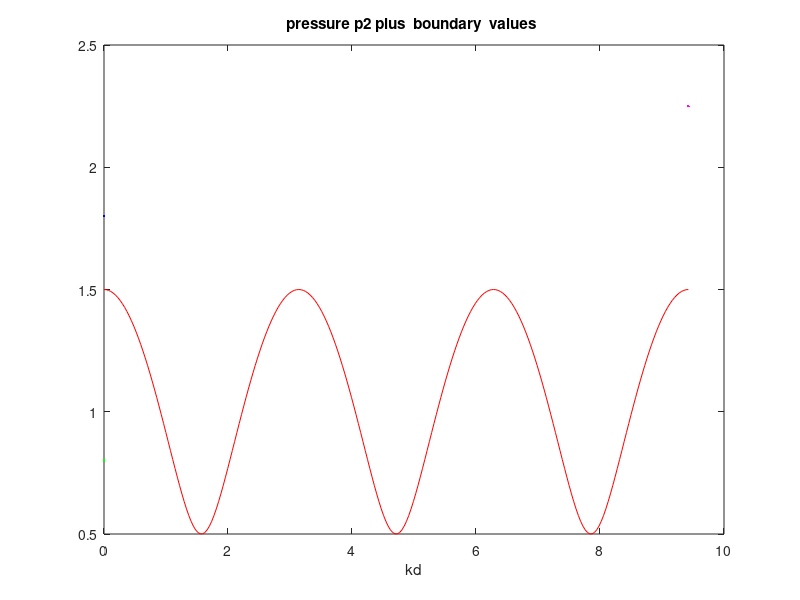
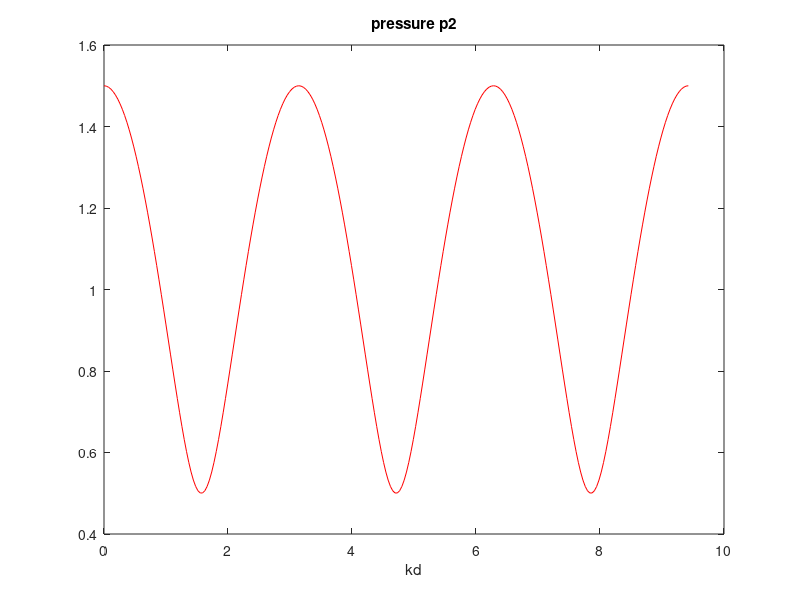

The MATLAB source for these figures, in order:
%  layer1.m                   T.L.Szabo    Version 2 January 2015          
% calculates pressure levels in and on boundaries  of  a layer 
% two semi-infinite media with impedances  z1 and z3 bound a layer with
%  an impedance z3 ata  frequency fc (Hz)
% T. L. Szabo February 2018  tlszabo@bu.edu
close all
clear

% scanning parameters
centerFrequency=5.e6;  % center frequency

% physical properties of layer 2
speedSound=3.e3;    % layer sound speed  (m/s) in the 2nd layer
layerThickness=9.0e-4;  % layer length  (m)

% simulation setting
nt=256;               %  number of time points
f0=speedSound/(2*layerThickness); % resonance frequency (MHz)

%  loading conditions / acoustic impedance
Z1=1.e6;     % line impedance (Rayls) of 1st layer
Z2=3.e6;     % line impedance (Rayls) of 2nd layer
Z3=9.e6;     % load impedance (Rayls) of 3rd layer

% discrete thickness (dd) representation of layer 2 by nt(256) number of points.
del = layerThickness/(nt-1);
dd = del*(0:nt-1);

% Angular Wavenumber
k = 2*pi*centerFrequency/speedSound; % unit: rad/m
% Wavelength
lambda = speedSound/centerFrequency; % unit: m

k2d = k*dd;     % distance from end to front (medium 3 to medium 1)

rf3 = (Z3-Z2)/(Z3+Z2);
tf3 = 2*Z3/(Z3+Z2);

p2 = exp(1i*k2d)+rf3.*exp(-1i*k2d);   % pressure in layer
u2 = exp(1i*k2d)-rf3.*exp(-1i*k2d);   %  particle  velocity in layer

zin2=Z2*p2./u2;
p1r=(zin2-Z1*ones(size(dd)))./(zin2+Z1*ones(size(dd)));  % reflected in 1
p2t=2*zin2./(zin2+Z1*ones(size(dd)));  % transmitted into 2 
p1r0=p1r(nt);           % reflected in 1 at z=0
p2t0=p2t(nt);           % transmitted into 2 at z=0
p3td=p2(1)*tf3;         % transmitted into 3 at z=d

dlambda=layerThickness/lambda;        %  layer thickness in wavelengths



% Forward
dd_forward = dd(end:-1:1);
k2d2= k*dd_forward; % distance from front to end: 1 to 3

pressure = abs(p2);

figure;               %  plot results
plot(k2d2,pressure,'r',0,abs(p1r0),'g',0,abs(p2t0),'b',k2d2(1),abs(p3td)...
    ,'m');
title('pressure p2 plus  boundary  values ');
xlabel('kd');
figure;               %  plot results
plot(k2d2,pressure,'r');
title('pressure p2');
xlabel('kd');


hotColor = [ 0.0417         0         0 ;...
    0.0833         0         0;...
    0.1250         0         0;...
    0.1667         0         0;...
    0.2083         0         0;...
    0.2500         0         0;...
    0.2917         0         0;...
    0.3333         0         0;...
    0.3750         0         0;...
    0.4167         0         0;...
    0.4583         0         0;...
    0.5000         0         0;...
    0.5417         0         0;...
    0.5833         0         0;...
    0.6250         0         0;...
    0.6667         0         0;...
    0.7083         0         0;...
    0.7500         0         0;...
    0.7917         0         0;...
    0.8333         0         0;...
    0.8750         0         0;...
    0.9167         0         0;...
    0.9583         0         0;...
    1.0000         0         0;...
    1.0000    0.0417         0;...
    1.0000    0.0833         0;...
    1.0000    0.1250         0;...
    1.0000    0.1667         0;...
    1.0000    0.2083         0;...
    1.0000    0.2500         0;...
    1.0000    0.2917         0;...
    1.0000    0.3333         0;...
    1.0000    0.3750         0;...
    1.0000    0.4167         0;...
    1.0000    0.4583         0;...
    1.0000    0.5000         0;...
    1.0000    0.5417         0;...
    1.0000    0.5833         0;...
    1.0000    0.6250         0;...
    1.0000    0.6667         0;...
    1.0000    0.7083         0;...
    1.0000    0.7500         0;...
    1.0000    0.7917         0;...
    1.0000    0.8333         0;...
    1.0000    0.8750         0;...
    1.0000    0.9167         0;...
    1.0000    0.9583         0;...
    1.0000    1.0000         0;...
    1.0000    1.0000    0.0625;...
    1.0000    1.0000    0.1250;...
    1.0000    1.0000    0.1875;...
    1.0000    1.0000    0.2500;...
    1.0000    1.0000    0.3125;...
    1.0000    1.0000    0.3750;...
    1.0000    1.0000    0.4375;...
    1.0000    1.0000    0.5000;...
    1.0000    1.0000    0.5625;...
    1.0000    1.0000    0.6250;...
    1.0000    1.0000    0.6875;...
    1.0000    1.0000    0.7500;...
    1.0000    1.0000    0.8125;...
    1.0000    1.0000    0.8750;...
    1.0000    1.0000    0.9375;...
    1.0000    1.0000    1.0000];

% linear conversion, map pressure to values between 1-50
% val = coeff(1) * pressure + coeff(2)

coeff = [0 0]; % [slope intercept]
coeff(1) = 49/(max(pressure)-min(pressure));
coeff(2) = 1 - coeff(1)*min(pressure);
val = round(coeff(1) * pressure + coeff(2));

colorMat = zeros(256,256,3);
for m = 1:256
    for n = 1:256
        colorMat(m,n,:) = hotColor(val(m),:);
    end
end
